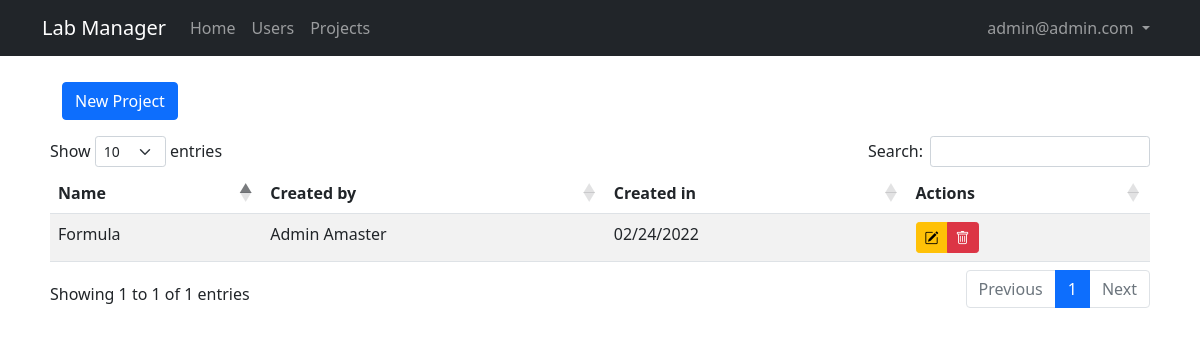
Before: /admin/projects (signed in) with the older database file.
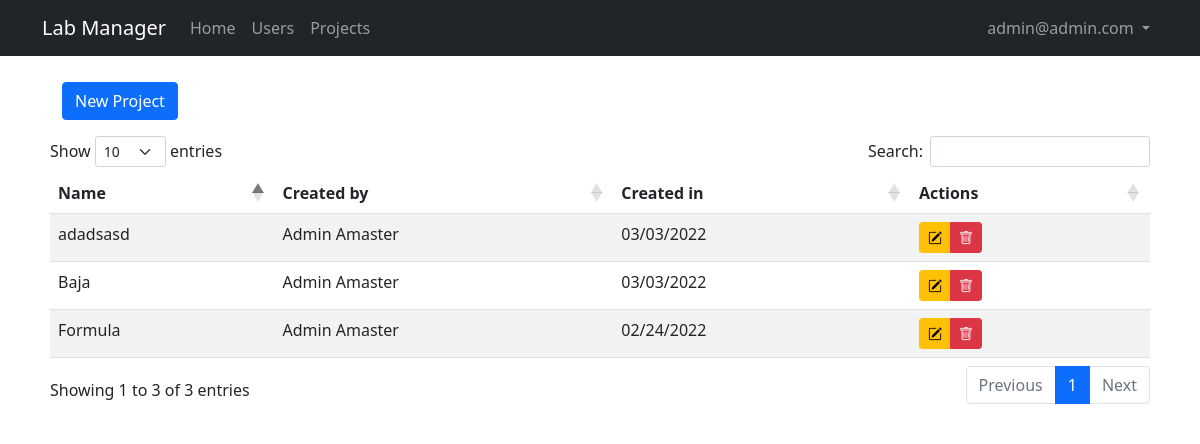
After: the same page with the newer database file.
### lab_manager/models.py (models this page shows, shortened)
class Project(db.Model):
    id = db.Column(db.Integer, primary_key = True)
    name = db.Column(db.String(150), unique = True)
    date_created = db.Column(db.DateTime, default = datetime.utcnow)
    active = db.Column(db.Boolean, default=True, nullable=False)
    created_by = db.Column(db.Integer, db.ForeignKey('user.id'))

class User(db.Model, UserMixin):
    id = db.Column(db.Integer, primary_key = True)
    email = db.Column(db.String(50), unique = True)
    name = db.Column(db.String(150))
    password = db.Column(db.String(128))
    date_created = db.Column(db.DateTime, default = datetime.utcnow)
    biometry = db.Column(db.Boolean, default = False, nullable = False)
    project = db.Column(db.Integer, nullable = False)
    grr = db.Column(db.Integer, unique = True)
    course = db.Column(db.String(50))
    approved_by = db.Column(db.Integer)
    date_approved = db.Column(db.DateTime, default = datetime.utcnow)
    approved = db.Column(db.Boolean, default = False, nullable = False)
    admin = db.Column(db.Boolean, default = False, nullable = False)
    projects = db.relationship('Project', backref="user", passive_deletes = False)
    posts = db.relationship('Post', backref="user", passive_deletes = True)
    comments = db.relationship('Comment', backref="user", passive_deletes = True)

### lab_manager/admin/routes.py (the view)
@admin.route("/admin/projects")
@admin_only
def projects():
    projects = Project.query
    g.search_form=False
    return render_template('admin/projects.jinja2', title = "Projects", projects=projects, user=current_user)

### lab_manager/main/forms.py
class SearchForm(FlaskForm):
    q = StringField('Search', validators=[DataRequired()])
    def __init__(self, *args, **kwargs):
        if 'formdata' not in kwargs:
            kwargs['formdata'] = request.args
        if 'meta' not in kwargs:
            kwargs['meta'] = {'csrf': False}
        super(SearchForm, self).__init__(*args, **kwargs)

### lab_manager/__init__.py (called while the page is built)
def create_app(config_class=Config):
    app = Flask(__name__)
    app.config.from_object(Config)
    db.init_app(app)
    migrate.init_app(app, db)
    app.elasticsearch = Elasticsearch([app.config['ELASTICSEARCH_URL']]) \
        if app.config['ELASTICSEARCH_URL'] else None
    from lab_manager.main.routes import main
    app.register_blueprint(main)
    from lab_manager.users.routes import users
    app.register_blueprint(users)
    from lab_manager.admin.routes import admin
    app.register_blueprint(admin)
    from lab_manager.posts.routes import posts
    app.register_blueprint(posts)
    from .models import User, Project, Post
    initialize_database(app)
    login_manager.init_app(app)
    @login_manager.user_loader
    def load_user(id):
        return User.query.get(int(id))
    return app

### lab_manager/templates/admin/projects.jinja2 (shortened to what this page needs)
{% extends "layout.jinja2" %}
{% block content %}
<div class="container btn-header">
    <button type="button" class="btn btn-primary" data-bs-toggle="modal" data-bs-target="#addProjectModal">New Project</button>
    <br>
</div>
<table id="data" class="table table-striped">
<thead>
    <tr>
        <th>Name</th>
        <th>Created by</th>
        <th>Created in</th>
        <th>Actions</th>
    </tr>
</thead>
<tbody>
    {% for project in projects %}
    <tr>
        <td>{{ project.name }}</td>
        <td>{{ project.user.name }}</td>
        <td>{{ project.date_created.strftime("%m/%d/%Y") }}</td>
        <td>
            <div class="btn-group" role="group" aria-label="Basic mixed styles example">
                <button type="button" class="btn btn-warning btn-sm" data-bs-toggle="modal" data-bs-target="#editProjectModal{{project.id}}"><i class="bi bi-pencil-square"></i></button>
                <button type="button" class="btn btn-danger btn-sm" data-bs-toggle="modal" data-bs-target="#delete-confirmation"><i class="bi bi-trash"></i></button>
            </div>
        </td>
    </tr>
    {% endfor %}
</tbody>
</table>
{% endblock content %}

### lab_manager/templates/layout.jinja2 (shortened to what this page needs)
<!DOCTYPE html>
<html lang="en">
<head>
    <link href="https://cdn.jsdelivr.net/npm/bootstrap@5.1.3/dist/css/bootstrap.min.css" rel="stylesheet">
    <link rel="stylesheet" type="text/css" href="https://cdn.datatables.net/1.10.25/css/dataTables.bootstrap5.css">
    <link rel="stylesheet" href="https://cdn.jsdelivr.net/npm/bootstrap-icons@1.8.1/font/bootstrap-icons.css">
    <link rel="stylesheet" type="text/css" href="{{ url_for('static', filename='main.css') }}">
</head>
<body>
    <nav class="navbar navbar-expand-md navbar-dark bg-dark">
        <div class="container">
            <a class="navbar-brand mr-4" href="/">Lab Manager</a>
            <div class="collapse navbar-collapse" id="navbar">
                <div class="navbar-nav me-auto mb-2 mb-lg-0">
                    <a href="/" class="nav-item nav-link">Home</a>
                    {% if user.is_authenticated and user.admin==True %}
                        <a href="{{url_for('admin.users')}}" class="nav-item nav-link">Users</a>
                        <a href="{{url_for('admin.projects')}}" class="nav-item nav-link">Projects</a>
                    {% endif %}
                </div>
                <div class="navbar-nav">
                    {% if user.is_authenticated and user.admin==False %}
                        <li class="nav-item dropdown">
                            <a class="nav-link dropdown-toggle" href="#" id="navbarDropdown" role="button" data-bs-toggle="dropdown" aria-expanded="false"> {{user.email}} </a>
                            <ul class="dropdown-menu dropdown-menu-end" aria-labelledby="navbarDropdown">
                                <li><a class="dropdown-item" href="{{url_for('users.profile')}}">Profile</a></li>
                                <li><hr class="dropdown-divider"></li>
                                <li><a class="dropdown-item" href="{{url_for('users.logout')}}">Logout</a></li>
                            </ul>
                        </li>
                    {% elif user.is_authenticated and user.admin==True %}
                        <li class="nav-item dropdown">
                            <a class="nav-link dropdown-toggle" href="#" id="navbarDropdown" role="button" data-bs-toggle="dropdown" aria-expanded="false"> {{user.email}} </a>
                        </li>
                    {% else %}
                        <a href="{{url_for('users.login')}}" class="nav-item nav-link">Login</a>
                        <a href="{{url_for('users.register')}}" class="nav-item nav-link">Sign Up</a>
                    {% endif %}
                </div>
            </div>
        </div>
    </nav>
    <main class="container full-page" role="main">
        {% block content %}{% endblock content %}
    </main>
</body>
</html>

Changed rows visible on the page:
added Project: name "Baja", user.name "Admin Amaster", date_created "03/03/2022"
added Project: name "adadsasd", user.name "Admin Amaster", date_created "03/03/2022"
Other visible differences:
text written by a page script: "Show entries Search: Showing 1 to 1 of 1 entries Previous 1 Next" → "Show entries Search: Showing 1 to 3 of 3 entries Previous 1 Next"
